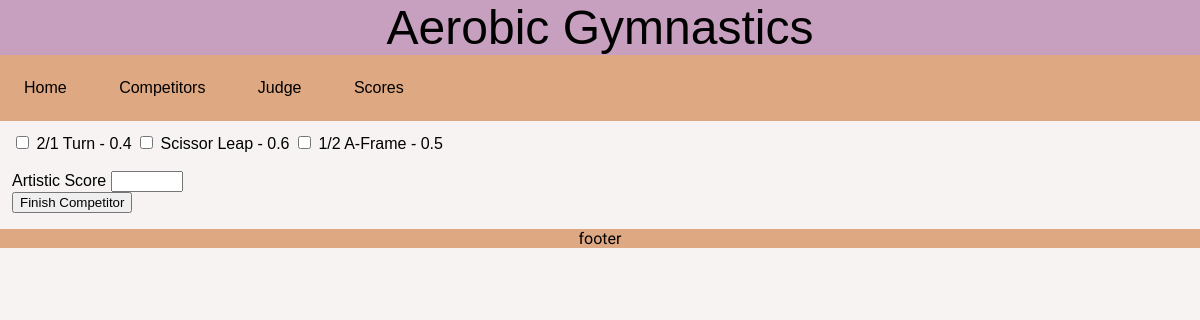
/judge/Jamie, run on the app's committed database.
### tables this page shows
CREATE TABLE Skill (id INTEGER PRIMARY KEY, name STRING UNIQUE, difficulty DECIMAL (3));

### Main.py (the view)
@app.route("/judge/<string:competitor_name>", methods=['POST', 'GET'])
def judge(competitor_name):
   connection = sqlite3.connect('aerobicgymnastics.db')
   cursor = connection.cursor()
   cursor.execute(f"SELECT name, difficulty FROM Skill WHERE id IN (SELECT sid FROM SkillList WHERE cid = (SELECT id FROM Competitor WHERE name = '{competitor_name}'));")
   skills = cursor.fetchall()
   '''if request.method == 'POST':

      artistic = int(request.form['artistic'])

      sql=(f"UPDATE Competitor SET artistic={artistic} WHERE id = (SELECT id FROM Competitor WHERE name = '{competitor_name}');")
      print(sql)
      cursor.execute(sql)
      connection.commit()
      connection.close()
      return redirect(url_for('judge', artistic=artistic))
   else:'''
   return render_template("judge.html", skills=skills, competitor_name=competitor_name)

### templates/judge.html (shortened to what this page needs)
{% extends "layout.html" %}
    {% block content%}
        {% for item in skills %}
        <form method="post" action="/judge">
            <input type="checkbox" name="got_skill" id="skill_list" value="{{ item[1] }}"> {{ item[0] }} - {{ item[1] }}
        {% endfor %}
        <br><br>
            <div>
                <label for="name">Artistic Score</label>
                <input type="number" step="0.1" min="0" max="10" name="artistic" id="textbox" value="">
            </div>
            <input type="submit" value="Finish Competitor" id="submit">
        </form>
    {% endblock content %}

### static/style.css (style rules this page uses)
body { background-color: #F6F3F2; margin: 0; }
* { box-sizing: border-box }
body { font-family: Verdana, sans-serif; margin:0 }

### data on the page
Skill: name "2/1 Turn", difficulty "0.4"
Skill: name "Scissor Leap", difficulty "0.6"
Skill: name "1/2 A-Frame", difficulty "0.5"
